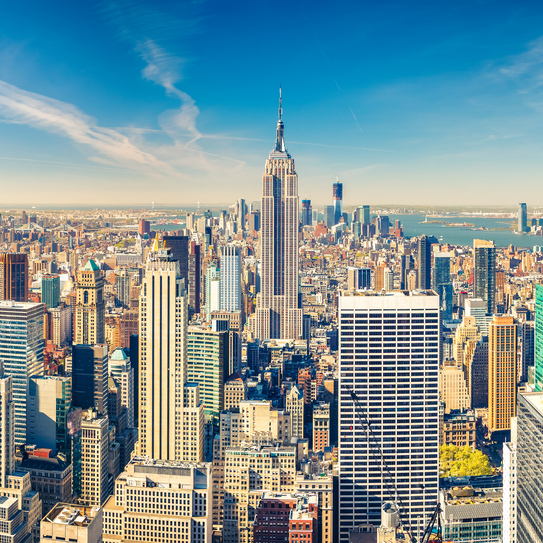
#> input picture NYC.jpg, 543 x 543 px, found by its file name
$ python Blurring.py
#> lines starting #> are read from the running program, lines starting #| are printed output that depends on the picture
import cv2
import matplotlib.pyplot as plt
import numpy as np
import warnings

warnings.filterwarnings("ignore")

orjImage = cv2.imread("C:/Users/Kenan/Desktop/image processing/Python Projects/Blurring/NYC.jpg")
#> orjImage is the input picture: shape (543, 543, 3); mean B, G, R 150.2, 146.3, 122.6

#Normalizing the image
orjImage = cv2.cvtColor(orjImage,cv2.COLOR_BGR2RGB) / 255
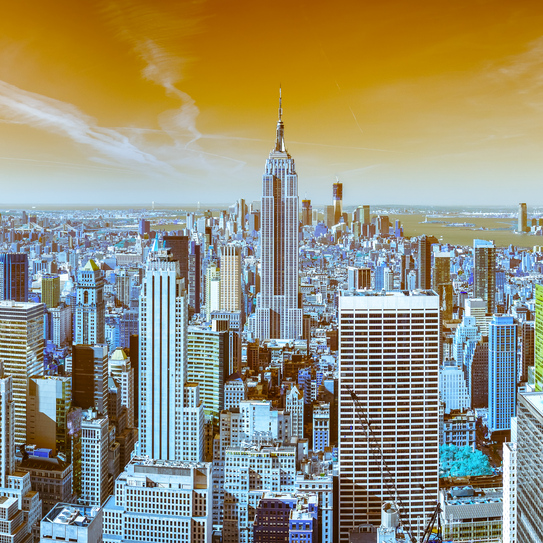
#> orjImage: shape (543, 543, 3) float64; mean B, G, R 0.481, 0.574, 0.589

plt.figure()
plt.imshow(orjImage)
plt.title("Orginal Image")
plt.axis("off")
plt.show()

#%% Gaussian Blurring

#Creating the gauss noise
def createGaussNoise(image):
    row, col, ch = image.shape
#> row = 543; col = 543; ch = 3
    mean = 0
    var = 0.05
    sigma = var**0.5

    gauss = np.random.normal(mean, sigma, (row,col,ch))
    gauss = gauss.reshape(row,col,ch)

    noisy = gauss + image
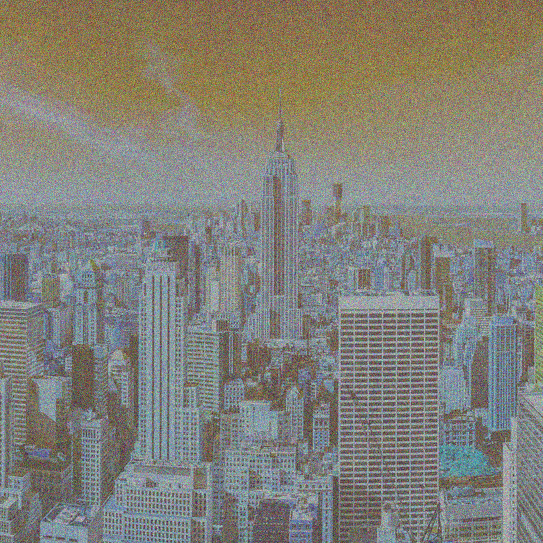
#> noisy: shape (543, 543, 3) float64; mean B, G, R 0.482, 0.574, 0.589; drawn with min black and max white

    return noisy

gaussianNoise = createGaussNoise(orjImage)

plt.figure()
plt.imshow(gaussianNoise)
plt.title("Gaussian Noise Image")
plt.axis("off")
plt.show()
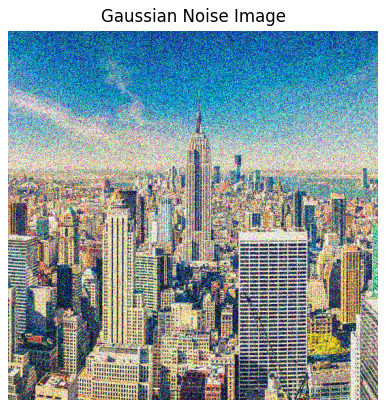
#> figure drawn by matplotlib, 1 panel; B, G, R data is drawn as R, G, B

#Gaussing Blurring
gaussianImage = cv2.GaussianBlur(gaussianNoise,ksize = (3,3), sigmaX = 7)
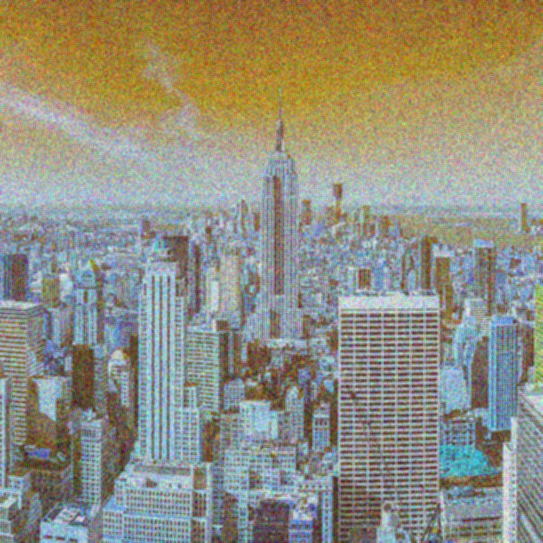
#> gaussianImage: shape (543, 543, 3) float64; mean B, G, R 0.482, 0.574, 0.589; drawn with min black and max white

plt.figure()
plt.imshow(gaussianImage)
plt.title("Gaussian Blurring Image")
plt.axis("off")
plt.show()
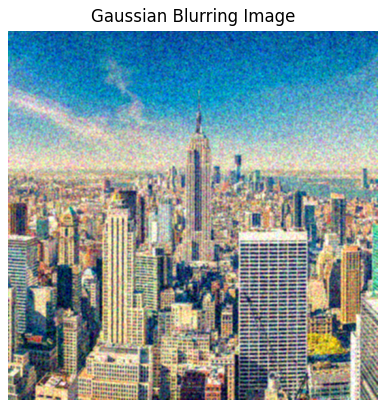
#> figure drawn by matplotlib, 1 panel; B, G, R data is drawn as R, G, B

#%% Median Blurring

#Creating Salt-Pepper Noise
def saltPepperNoise(image):
    row, col , ch = image.shape
#> row = 543; col = 543; ch = 3
    s_vs_ap = 0.3
    amount = 0.004

    noisy = np.copy(image)

    #salt
    num_salt = np.ceil(amount * image.size * s_vs_ap)
#> num_salt = 1062
    coords = [np.random.randint(0, i - 1, int(num_salt)) for i in image.shape]
    noisy[coords] = 1
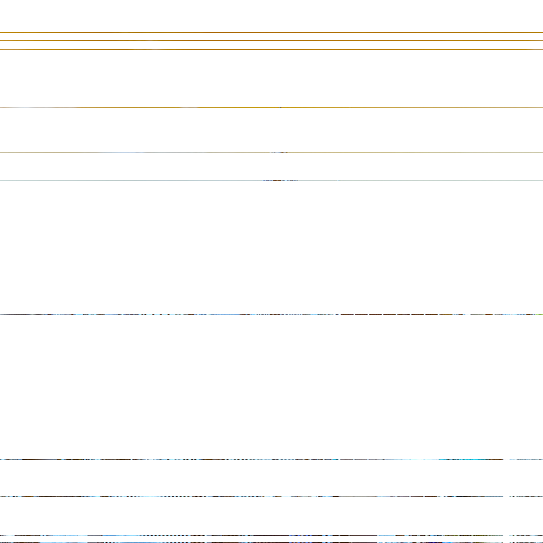
#> noisy: shape (543, 543, 3) float64; mean B, G, R 0.988, 0.991, 0.992

    #pepper
    num_pepper = np.ceil(amount * image.size * (1 - s_vs_ap))
#> num_pepper = 2477
    coords = [np.random.randint(0, i -1, int(num_pepper)) for i in image.shape]
    noisy[coords] = 0

    return noisy

saltPepperImage = saltPepperNoise(orjImage)

plt.figure()
plt.imshow(saltPepperImage)
plt.title("Salt-Pepper Image")
plt.axis("off")
plt.show()

#Gaussing Blurring
medianBlurring = cv2.medianBlur(saltPepperImage.astype(np.float32), ksize = 3)

plt.figure()
plt.imshow(medianBlurring)
plt.title("Median Blurring Image")
plt.axis("off")
plt.show()
